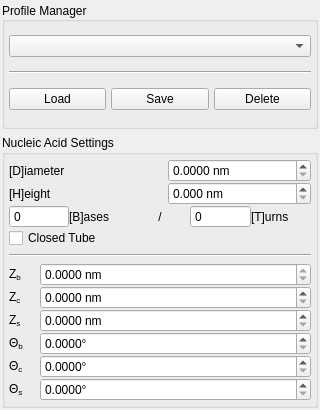
<?xml version="1.0" encoding="UTF-8"?>
<ui version="4.0">
 <class>Form</class>
 <widget class="QWidget" name="Form">
  <property name="geometry">
   <rect>
    <x>0</x>
    <y>0</y>
    <width>320</width>
    <height>410</height>
   </rect>
  </property>
  <property name="windowTitle">
   <string>Form</string>
  </property>
  <layout class="QVBoxLayout" name="verticalLayout">
   <property name="leftMargin">
    <number>2</number>
   </property>
   <property name="topMargin">
    <number>2</number>
   </property>
   <property name="rightMargin">
    <number>2</number>
   </property>
   <property name="bottomMargin">
    <number>2</number>
   </property>
   <item>
    <widget class="QGroupBox" name="profile_manager">
     <property name="sizePolicy">
      <sizepolicy hsizetype="Preferred" vsizetype="Minimum">
       <horstretch>0</horstretch>
       <verstretch>0</verstretch>
      </sizepolicy>
     </property>
     <property name="maximumSize">
      <size>
       <width>16777215</width>
       <height>16777215</height>
      </size>
     </property>
     <property name="title">
      <string>Profile Manager</string>
     </property>
     <property name="alignment">
      <set>Qt::AlignJustify|Qt::AlignVCenter</set>
     </property>
     <property name="flat">
      <bool>false</bool>
     </property>
     <property name="checkable">
      <bool>false</bool>
     </property>
     <layout class="QGridLayout" name="gridLayout">
      <property name="leftMargin">
       <number>4</number>
      </property>
      <property name="topMargin">
       <number>4</number>
      </property>
      <property name="rightMargin">
       <number>4</number>
      </property>
      <property name="bottomMargin">
       <number>4</number>
      </property>
      <property name="spacing">
       <number>5</number>
      </property>
      <item row="2" column="0" colspan="2">
       <layout class="QGridLayout" name="profile_tools_layout">
        <item row="0" column="3">
         <widget class="QPushButton" name="delete_profile_button">
          <property name="sizePolicy">
           <sizepolicy hsizetype="Minimum" vsizetype="Fixed">
            <horstretch>0</horstretch>
            <verstretch>0</verstretch>
           </sizepolicy>
          </property>
          <property name="maximumSize">
           <size>
            <width>16777215</width>
            <height>16777215</height>
           </size>
          </property>
          <property name="text">
           <string>Delete</string>
          </property>
         </widget>
        </item>
        <item row="0" column="1">
         <widget class="QPushButton" name="save_profile_button">
          <property name="sizePolicy">
           <sizepolicy hsizetype="Minimum" vsizetype="Fixed">
            <horstretch>0</horstretch>
            <verstretch>0</verstretch>
           </sizepolicy>
          </property>
          <property name="maximumSize">
           <size>
            <width>16777215</width>
            <height>16777215</height>
           </size>
          </property>
          <property name="text">
           <string>Save</string>
          </property>
         </widget>
        </item>
        <item row="0" column="0">
         <widget class="QPushButton" name="load_profile_button">
          <property name="text">
           <string>Load</string>
          </property>
         </widget>
        </item>
       </layout>
      </item>
      <item row="1" column="0" colspan="2">
       <widget class="Line" name="line_4">
        <property name="orientation">
         <enum>Qt::Horizontal</enum>
        </property>
       </widget>
      </item>
      <item row="0" column="0" colspan="2">
       <widget class="QComboBox" name="profile_chooser"/>
      </item>
     </layout>
    </widget>
   </item>
   <item>
    <widget class="QGroupBox" name="nucleic_acid_settings">
     <property name="title">
      <string>Nucleic Acid Settings</string>
     </property>
     <layout class="QGridLayout" name="gridLayout_4">
      <property name="leftMargin">
       <number>4</number>
      </property>
      <property name="topMargin">
       <number>4</number>
      </property>
      <property name="rightMargin">
       <number>4</number>
      </property>
      <property name="bottomMargin">
       <number>4</number>
      </property>
      <property name="horizontalSpacing">
       <number>5</number>
      </property>
      <property name="verticalSpacing">
       <number>6</number>
      </property>
      <item row="4" column="0" colspan="3">
       <widget class="Line" name="nucleic_acid_settings_splitter">
        <property name="orientation">
         <enum>Qt::Horizontal</enum>
        </property>
       </widget>
      </item>
      <item row="5" column="0" colspan="3">
       <layout class="QFormLayout" name="formLayout_2">
        <property name="horizontalSpacing">
         <number>16</number>
        </property>
        <item row="0" column="0">
         <widget class="QLabel" name="Z_b_label">
          <property name="cursor">
           <cursorShape>ArrowCursor</cursorShape>
          </property>
          <property name="statusTip">
           <string>The height between two bases on the helix axis. = (T*H)/B</string>
          </property>
          <property name="text">
           <string>Z&lt;sub&gt;b&lt;/sub&gt;</string>
          </property>
         </widget>
        </item>
        <item row="0" column="1">
         <widget class="QDoubleSpinBox" name="Z_b">
          <property name="autoFillBackground">
           <bool>false</bool>
          </property>
          <property name="wrapping">
           <bool>false</bool>
          </property>
          <property name="frame">
           <bool>true</bool>
          </property>
          <property name="readOnly">
           <bool>true</bool>
          </property>
          <property name="buttonSymbols">
           <enum>QAbstractSpinBox::UpDownArrows</enum>
          </property>
          <property name="specialValueText">
           <string/>
          </property>
          <property name="accelerated">
           <bool>false</bool>
          </property>
          <property name="showGroupSeparator" stdset="0">
           <bool>false</bool>
          </property>
          <property name="prefix">
           <string/>
          </property>
          <property name="suffix">
           <string notr="true"> nm</string>
          </property>
          <property name="decimals">
           <number>4</number>
          </property>
          <property name="minimum">
           <double>0.000000000000000</double>
          </property>
          <property name="maximum">
           <double>1000.000000000000000</double>
          </property>
         </widget>
        </item>
        <item row="1" column="0">
         <widget class="QLabel" name="Z_c_label">
          <property name="cursor">
           <cursorShape>ArrowCursor</cursorShape>
          </property>
          <property name="toolTip">
           <string/>
          </property>
          <property name="statusTip">
           <string>The height a helix climbs as it rotates through the characteristic angle</string>
          </property>
          <property name="text">
           <string>Z&lt;sub&gt;c&lt;/sub&gt;</string>
          </property>
         </widget>
        </item>
        <item row="1" column="1">
         <widget class="QDoubleSpinBox" name="Z_c">
          <property name="suffix">
           <string notr="true"> nm</string>
          </property>
          <property name="decimals">
           <number>4</number>
          </property>
          <property name="maximum">
           <double>1000.000000000000000</double>
          </property>
         </widget>
        </item>
        <item row="2" column="0">
         <widget class="QLabel" name="Z_s_label">
          <property name="cursor">
           <cursorShape>ArrowCursor</cursorShape>
          </property>
          <property name="toolTip">
           <string extracomment="The vertical height between two NEMids on different helices of the same double helix"/>
          </property>
          <property name="statusTip">
           <string>The vertical height between two NEMids on different helices of the same double helix</string>
          </property>
          <property name="text">
           <string>Z&lt;sub&gt;s&lt;/sub&gt;</string>
          </property>
         </widget>
        </item>
        <item row="2" column="1">
         <widget class="QDoubleSpinBox" name="Z_s">
          <property name="statusTip">
           <string/>
          </property>
          <property name="suffix">
           <string notr="true"> nm</string>
          </property>
          <property name="decimals">
           <number>4</number>
          </property>
          <property name="maximum">
           <double>1000.000000000000000</double>
          </property>
         </widget>
        </item>
        <item row="3" column="0">
         <widget class="QLabel" name="theta_b_label">
          <property name="cursor">
           <cursorShape>ArrowCursor</cursorShape>
          </property>
          <property name="statusTip">
           <string>The angle that one base makes about the helix axis</string>
          </property>
          <property name="text">
           <string>Θ&lt;sub&gt;b&lt;/sub&gt;</string>
          </property>
         </widget>
        </item>
        <item row="3" column="1">
         <widget class="QDoubleSpinBox" name="theta_b">
          <property name="statusTip">
           <string/>
          </property>
          <property name="readOnly">
           <bool>false</bool>
          </property>
          <property name="suffix">
           <string notr="true">°</string>
          </property>
          <property name="decimals">
           <number>4</number>
          </property>
          <property name="maximum">
           <double>360.000000000000000</double>
          </property>
         </widget>
        </item>
        <item row="4" column="0">
         <widget class="QLabel" name="theta_c_label">
          <property name="cursor">
           <cursorShape>ArrowCursor</cursorShape>
          </property>
          <property name="statusTip">
           <string>The smallest angle about the helix axis possible between two NEMids on the same helix</string>
          </property>
          <property name="text">
           <string>Θ&lt;sub&gt;c&lt;/sub&gt;</string>
          </property>
         </widget>
        </item>
        <item row="4" column="1">
         <widget class="QDoubleSpinBox" name="theta_c">
          <property name="suffix">
           <string notr="true">°</string>
          </property>
          <property name="decimals">
           <number>4</number>
          </property>
          <property name="maximum">
           <double>360.000000000000000</double>
          </property>
         </widget>
        </item>
        <item row="5" column="0">
         <widget class="QLabel" name="theta_s_label">
          <property name="cursor">
           <cursorShape>ArrowCursor</cursorShape>
          </property>
          <property name="statusTip">
           <string>The angle about the helix axis between two NEMids on different helices of a double helix</string>
          </property>
          <property name="text">
           <string>Θ&lt;sub&gt;s&lt;/sub&gt;</string>
          </property>
         </widget>
        </item>
        <item row="5" column="1">
         <widget class="QDoubleSpinBox" name="theta_s">
          <property name="prefix">
           <string/>
          </property>
          <property name="suffix">
           <string notr="true">°</string>
          </property>
          <property name="decimals">
           <number>4</number>
          </property>
          <property name="maximum">
           <double>360.000000000000000</double>
          </property>
         </widget>
        </item>
       </layout>
      </item>
      <item row="0" column="0" colspan="3">
       <layout class="QGridLayout" name="gridLayout_2">
        <property name="horizontalSpacing">
         <number>16</number>
        </property>
        <item row="0" column="0">
         <widget class="QLabel" name="D_label">
          <property name="cursor">
           <cursorShape>ArrowCursor</cursorShape>
          </property>
          <property name="statusTip">
           <string>The radius of a given domain</string>
          </property>
          <property name="whatsThis">
           <string/>
          </property>
          <property name="text">
           <string>[D]iameter</string>
          </property>
         </widget>
        </item>
        <item row="0" column="1">
         <widget class="QDoubleSpinBox" name="D">
          <property name="suffix">
           <string notr="true"> nm</string>
          </property>
          <property name="decimals">
           <number>4</number>
          </property>
          <property name="maximum">
           <double>1000.000000000000000</double>
          </property>
         </widget>
        </item>
        <item row="1" column="0">
         <widget class="QLabel" name="H_label">
          <property name="cursor">
           <cursorShape>ArrowCursor</cursorShape>
          </property>
          <property name="statusTip">
           <string>The height of one turn of the helix of a nucleic acid</string>
          </property>
          <property name="text">
           <string>[H]eight</string>
          </property>
         </widget>
        </item>
        <item row="2" column="0" colspan="2">
         <layout class="QHBoxLayout" name="horizontalLayout">
          <item>
           <widget class="QSpinBox" name="B">
            <property name="buttonSymbols">
             <enum>QAbstractSpinBox::NoButtons</enum>
            </property>
           </widget>
          </item>
          <item>
           <widget class="QLabel" name="B_label">
            <property name="statusTip">
             <string>There are B bases per T turns of the helix</string>
            </property>
            <property name="text">
             <string>[B]ases </string>
            </property>
           </widget>
          </item>
          <item>
           <widget class="QLabel" name="bases_per_turns_slash">
            <property name="text">
             <string>/</string>
            </property>
            <property name="alignment">
             <set>Qt::AlignCenter</set>
            </property>
           </widget>
          </item>
          <item>
           <widget class="QSpinBox" name="T">
            <property name="buttonSymbols">
             <enum>QAbstractSpinBox::NoButtons</enum>
            </property>
           </widget>
          </item>
          <item>
           <widget class="QLabel" name="T_label">
            <property name="statusTip">
             <string>There are B bases per T turns of the helix</string>
            </property>
            <property name="text">
             <string>[T]urns</string>
            </property>
           </widget>
          </item>
         </layout>
        </item>
        <item row="1" column="1">
         <widget class="QDoubleSpinBox" name="H">
          <property name="suffix">
           <string notr="true"> nm</string>
          </property>
          <property name="decimals">
           <number>3</number>
          </property>
         </widget>
        </item>
        <item row="3" column="0" colspan="2">
         <widget class="QCheckBox" name="closed_tube">
          <property name="cursor">
           <cursorShape>ArrowCursor</cursorShape>
          </property>
          <property name="statusTip">
           <string>Indicates whether the tube is closed (and thus actually a tube) or not</string>
          </property>
          <property name="text">
           <string>Closed Tube</string>
          </property>
         </widget>
        </item>
       </layout>
      </item>
     </layout>
    </widget>
   </item>
  </layout>
 </widget>
 <resources/>
 <connections/>
</ui>
